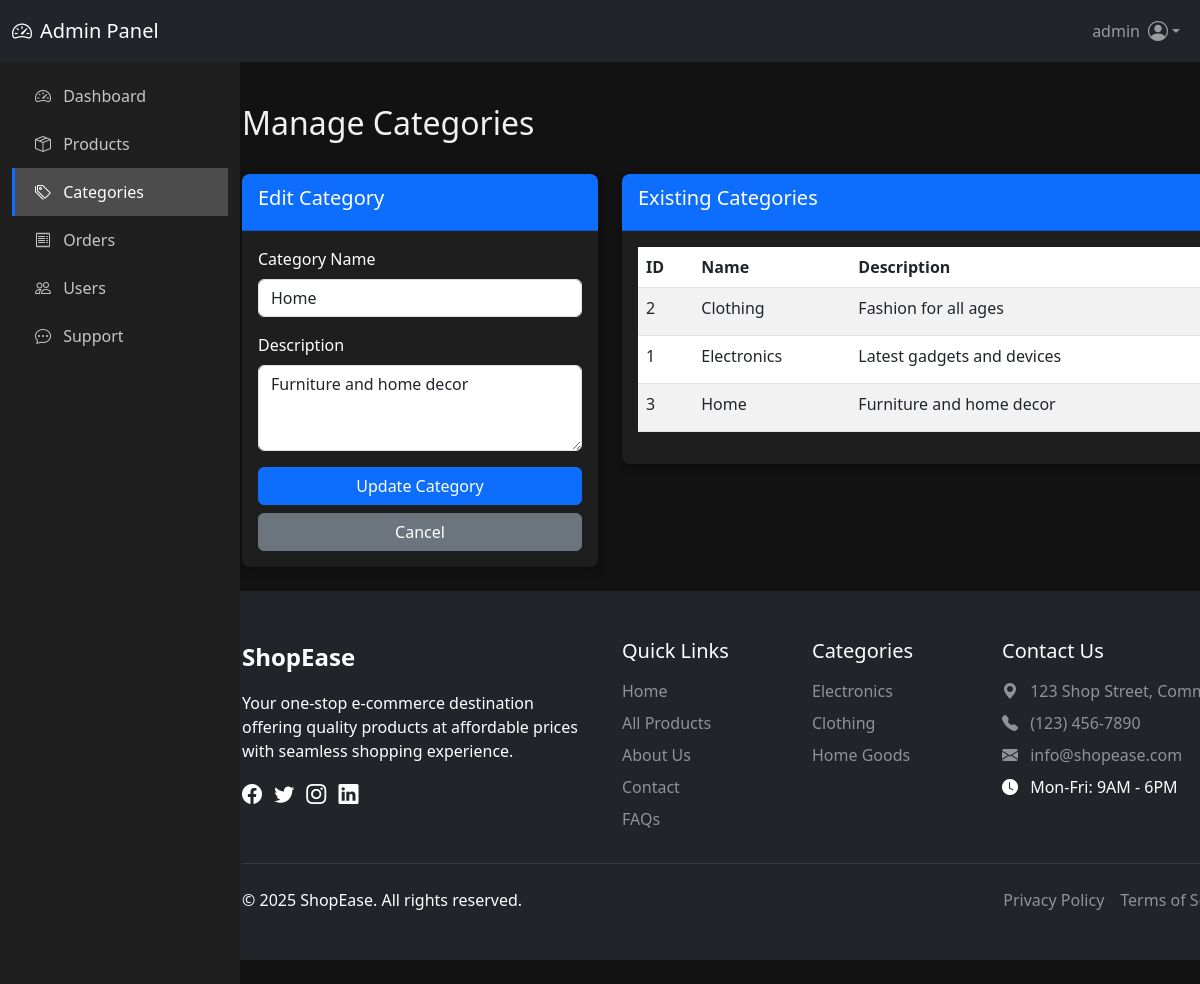
Page /admin/categories.php?edit=3 (signed in) on the committed database.
### tables this page shows
CREATE TABLE categories (
    id INT AUTO_INCREMENT PRIMARY KEY,
    name VARCHAR(50) NOT NULL UNIQUE,
    description TEXT
);

### admin/categories.php (the view, shortened to what this page needs)
<?php
require_once '../includes/db.php';
$categories = $pdo->query("SELECT * FROM categories ORDER BY name ASC")->fetchAll();
require_once 'header.php';
?>
<div class="container mt-4">
    <div class="d-flex justify-content-between align-items-center mb-4">
        <h2>Manage Categories</h2>
    </div>
    <div class="row">
        <div class="col-md-4 mb-4">
            <div class="card">
                <div class="card-header">
                    <h5><?= isset($_GET['edit']) ? 'Edit' : 'Add' ?> Category</h5>
                </div>
                <div class="card-body">
                    <?php
                    $editing_category = null;
                    if (isset($_GET['edit'])) {
                        $edit_id = intval($_GET['edit']);
                        $stmt = $pdo->prepare("SELECT * FROM categories WHERE id = ?");
                        $stmt->execute([$edit_id]);
                        $editing_category = $stmt->fetch();
                    }
                    ?>
                    <form method="post">
                        <div class="mb-3">
                            <label for="name" class="form-label">Category Name</label>
                            <input type="text" class="form-control" id="name" name="name"
                                   value="<?= $editing_category ? htmlspecialchars($editing_category['name']) : '' ?>"
                                   required>
                        </div>
                        <div class="mb-3">
                            <label for="description" class="form-label">Description</label>
                            <textarea class="form-control" id="description" name="description"
                                      rows="3"><?= $editing_category ? htmlspecialchars($editing_category['description']) : '' ?></textarea>
                        </div>
                        <button type="submit" name="<?= $editing_category ? 'update_category' : 'add_category' ?>"
                                class="btn btn-primary w-100">
                            <?= $editing_category ? 'Update' : 'Add' ?> Category
                        </button>
                        <?php if ($editing_category): ?>
                            <a href="categories.php" class="btn btn-secondary w-100 mt-2">Cancel</a>
                        <?php endif; ?>
                    </form>
                </div>
            </div>
        </div>
        <div class="col-md-8">
            <div class="card">
                <div class="card-header">
                    <h5>Existing Categories</h5>
                </div>
                <div class="card-body">
                    <?php if (empty($categories)): ?>
                        <div class="alert alert-info">No categories found.</div>
                    <?php else: ?>
                        <div class="table-responsive">
                            <table class="table table-striped">
                                <thead>
                                    <tr>
                                        <th>ID</th>
                                        <th>Name</th>
                                        <th>Description</th>
                                    </tr>
                                </thead>
                                <tbody>
                                    <?php foreach ($categories as $category): ?>
                                        <tr>
                                            <td><?= $category['id'] ?></td>
                                            <td><?= htmlspecialchars($category['name']) ?></td>
                                            <td><?= htmlspecialchars($category['description']) ?></td>
                                        </tr>
                                    <?php endforeach; ?>
                                </tbody>
                            </table>
                        </div>
                    <?php endif; ?>
                </div>
            </div>
        </div>
    </div>
</div>
<?php require_once '../includes/footer.php'; ?>

### assets/css/admin.css (style rules this page uses)
html, body { height: 100%; margin: 0; padding: 0; overflow-x: hidden; background-color: #121212; color: #f1f1f1; font-family: 'Segoe UI', Tahoma, Geneva, Verdana, sans-serif; }
.admin-body { display: flex; flex-direction: column; height: 100vh; padding-top: 56px; }
.card { flex: 1; display: flex; flex-direction: column; background-color: #1e1e1e; color: #fff; border: none; border-radius: 8px; overflow: hidden; box-shadow: 0 4px 10px rgba(0,0,0,0.3); }
.card-header { background-color: #0d6efd; color: white; padding: 0.75rem 1rem; font-weight: 500; display: flex; justify-content: space-between; align-items: center; }

### rows in the picture
categories: name "Home", description "Furniture and home decor", id "3"
categories: id "2", name "Clothing", description "Fashion for all ages"
categories: id "1", name "Electronics", description "Latest gadgets and devices"

### other values in the picture
$_SESSION['username'] "admin"
